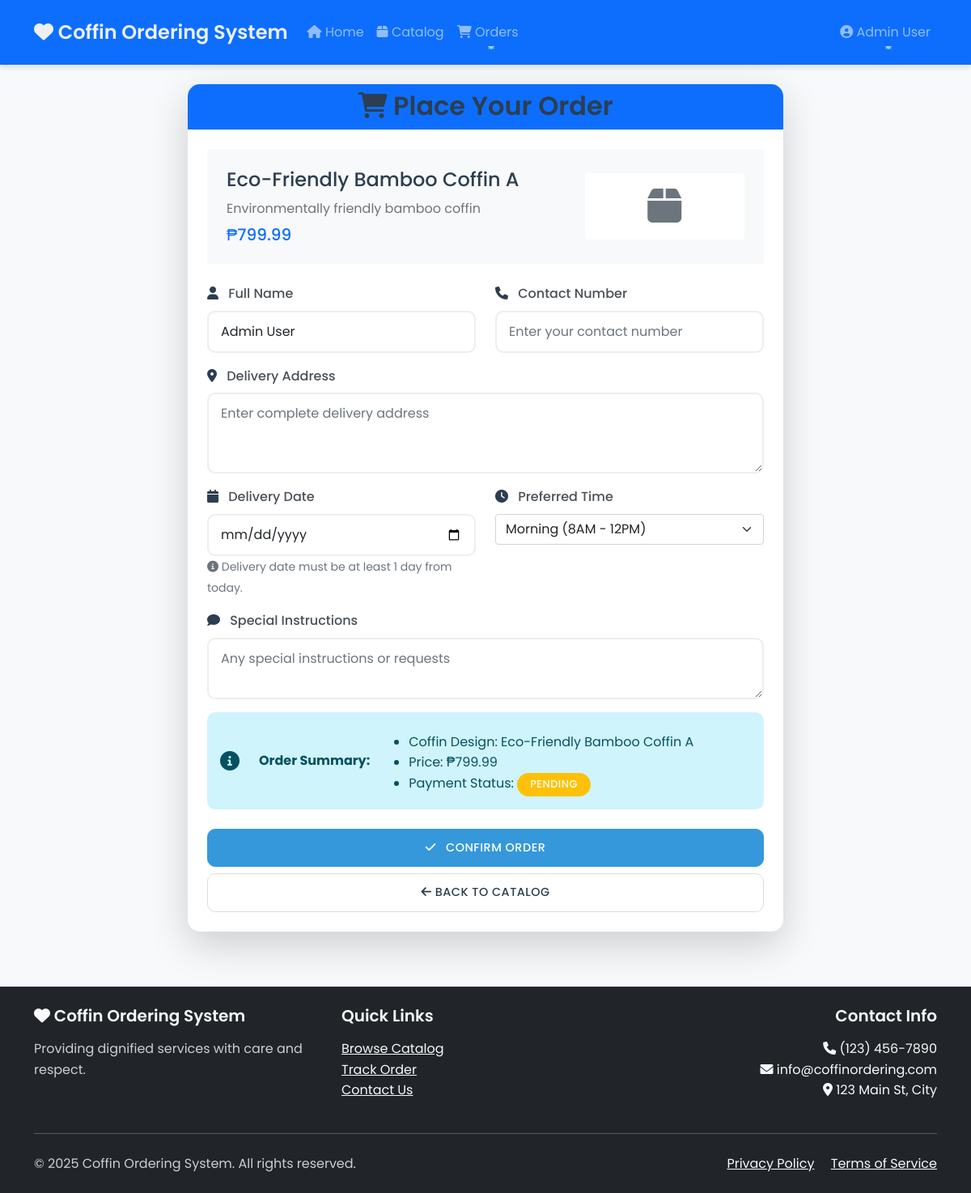
Page /public/order_form.php?id=3 (signed in) on the committed database.
### tables this page shows
CREATE TABLE `coffins` (
  `id` int(11) NOT NULL,
  `name` varchar(100) NOT NULL,
  `description` text DEFAULT NULL,
  `image` varchar(255) DEFAULT NULL,
  `price` decimal(10,2) NOT NULL,
  `image_url` varchar(255) DEFAULT NULL,
  `stock` int(11) NOT NULL DEFAULT 0,
  `created_at` timestamp NOT NULL DEFAULT current_timestamp(),
  `updated_at` timestamp NOT NULL DEFAULT current_timestamp() ON UPDATE current_timestamp(),
  `category` varchar(50) NOT NULL DEFAULT 'wood',
  `stock_quantity` int(11) NOT NULL DEFAULT 0,
  `low_stock_threshold` int(11) NOT NULL DEFAULT 5
);

### public/order_form.php (the view, shortened to what this page needs)
<?php
require_once '../config/db.php';
include '../includes/header.php';
echo '<link rel="stylesheet" href="https://cdn.jsdelivr.net/npm/sweetalert2@11.7.32/dist/sweetalert2.min.css">';
$coffin_id = $_GET['id'] ?? 0;
$stmt = $pdo->prepare("SELECT * FROM coffins WHERE id = ?");
$stmt->execute([$coffin_id]);
$coffin = $stmt->fetch();
?>
<div class="row justify-content-center">
    <div class="col-md-8">
        <div class="card shadow-lg">
            <div class="card-header bg-primary text-white">
                <h2 class="card-title text-center mb-0">
                    <i class="fas fa-shopping-cart"></i> Place Your Order
                </h2>
            </div>
            <div class="card-body p-4">
                <div class="coffin-details mb-4 p-4 bg-light rounded">
                    <div class="row align-items-center">
                        <div class="col-md-8">
                            <h4 class="mb-2"><?= htmlspecialchars($coffin['name']) ?></h4>
                            <p class="text-muted mb-2"><?= htmlspecialchars($coffin['description']) ?></p>
                            <h5 class="text-primary mb-0">₱<?= number_format($coffin['price'], 2) ?></h5>
                        </div>
                        <div class="col-md-4 text-center">
                            <?php if (!empty($coffin['image'])): ?>
                                <img src="<?= htmlspecialchars($coffin['image']) ?>"
                                     class="img-fluid rounded"
                                     alt="<?= htmlspecialchars($coffin['name']) ?>"
                                     style="max-height: 150px; object-fit: contain;">
                            <?php else: ?>
                                <div class="bg-white p-3 rounded">
                                    <i class="fas fa-box fa-3x text-muted"></i>
                                </div>
                            <?php endif; ?>
                        </div>
                    </div>
                </div>
                <form method="POST" class="needs-validation" novalidate>
                    <div class="row">
                        <div class="col-md-6 mb-3">
                            <label class="form-label">
                                <i class="fas fa-user"></i> Full Name
                            </label>
                            <input type="text" name="name" class="form-control" required
                                   value="<?= htmlspecialchars($_SESSION['username'] ?? '') ?>"
                                   placeholder="Enter your full name">
                        </div>
                        <div class="col-md-6 mb-3">
                            <label class="form-label">
                                <i class="fas fa-phone"></i> Contact Number
                            </label>
                            <input type="tel" name="contact_number" class="form-control" required
                                   placeholder="Enter your contact number">
                        </div>
                    </div>
                    <div class="mb-3">
                        <label class="form-label">
                            <i class="fas fa-map-marker-alt"></i> Delivery Address
                        </label>
                        <textarea name="delivery_address" class="form-control" required
                                  rows="3" placeholder="Enter complete delivery address"></textarea>
                    </div>
                    <div class="row">
                        <div class="col-md-6 mb-3">
                            <label class="form-label">
                                <i class="fas fa-calendar"></i> Delivery Date
                            </label>
                            <input type="date" name="delivery_date" class="form-control" required
                                   min="<?= date('Y-m-d', strtotime('+1 day')) ?>"
                                   placeholder="Select delivery date">
                            <small class="form-text text-muted">
                                <i class="fas fa-info-circle"></i> Delivery date must be at least 1 day from today.
                            </small>
                        </div>
                        <div class="col-md-6 mb-3">
                            <label class="form-label">
                                <i class="fas fa-clock"></i> Preferred Time
                            </label>
                            <select name="delivery_time" class="form-select">
                                <option value="morning">Morning (8AM - 12PM)</option>
                            </select>
                        </div>
                    </div>
                    <div class="mb-3">
                        <label class="form-label">
                            <i class="fas fa-comment"></i> Special Instructions
                        </label>
                        <textarea name="special_instructions" class="form-control"
                                  rows="2" placeholder="Any special instructions or requests"></textarea>
                    </div>
                    <div class="mb-4">
                        <div class="alert alert-info">
                            <i class="fas fa-info-circle"></i>
                            <strong>Order Summary:</strong>
                            <ul class="mb-0 mt-2">
                                <li>Coffin Design: <?= htmlspecialchars($coffin['name']) ?></li>
                                <li>Price: ₱<?= number_format($coffin['price'], 2) ?></li>
                                <li>Payment Status: <span class="badge bg-warning">Pending</span></li>
                            </ul>
                        </div>
                    </div>
                    <div class="d-grid gap-2">
                        <button type="submit" class="btn btn-primary btn-lg">
                            <i class="fas fa-check"></i> Confirm Order
                        </button>
                        <a href="coffin_catalog.php" class="btn btn-outline-secondary">
                            <i class="fas fa-arrow-left"></i> Back to Catalog
                        </a>
                    </div>
</form>
            </div>
        </div>
    </div>
</div>
<?php include '../includes/footer.php'; ?>

### public/css/style.css (style rules this page uses)
:root { --primary-color: #2c3e50; --secondary-color: #34495e; --accent-color: #3498db; --success-color: #2ecc71; --warning-color: #f1c40f; --danger-color: #e74c3c; --light-bg: #f8f9fa; --dark-text: #2c3e50; --light-text: #ecf0f1; --card-shadow: 0 4px 6px rgba(0,0,0,0.1); --hover-shadow: 0 6px 12px rgba(0,0,0,0.15); }
body { font-family: 'Poppins', sans-serif; line-height: 1.6; background-color: var(--light-bg); color: var(--dark-text); min-height: 100vh; display: flex; flex-direction: column; }
.card { border: none; border-radius: 15px; box-shadow: var(--card-shadow); transition: all 0.3s ease; overflow: hidden; margin-bottom: 20px; background: white; }
.card-title { color: var(--primary-color); font-weight: 600; margin-bottom: 1rem; }
.card-body { padding: 1.5rem; }
.form-control { border-radius: 10px; border: 2px solid #eee; padding: 12px 15px; transition: all 0.3s ease; font-size: 1rem; }
.form-label { font-weight: 500; margin-bottom: 0.5rem; color: var(--primary-color); }
.btn { border-radius: 10px; padding: 12px 24px; font-weight: 500; transition: all 0.3s ease; text-transform: uppercase; letter-spacing: 0.5px; font-size: 0.9rem; }
.btn-primary { background-color: var(--accent-color); border-color: var(--accent-color); }
.btn-outline-secondary { border-color: #ddd; color: var(--dark-text); }
.badge { padding: 8px 16px; border-radius: 20px; font-weight: 500; text-transform: uppercase; font-size: 0.8rem; letter-spacing: 0.5px; }
.alert { border-radius: 10px; border: none; padding: 1rem 1.5rem; margin-bottom: 1.5rem; display: flex; align-items: center; gap: 1rem; }
.alert i { font-size: 1.5rem; }
.form-label { font-weight: 500; color: #495057; }
.form-label i { margin-right: 0.5rem; color: var(--primary-color); }
.card { transition: transform 0.3s ease, box-shadow 0.3s ease; }
.card-header { border-bottom: 1px solid rgba(0, 0, 0, 0.05); }
.alert { border: none; border-radius: 10px; padding: 1rem; margin-bottom: 1.5rem; }
.alert i { margin-right: 0.5rem; }
.btn-primary { padding: 0.75rem 1.5rem; font-weight: 500; text-transform: uppercase; letter-spacing: 0.5px; }
.btn-primary i { margin-right: 0.5rem; }

### rows in the picture
coffins: name "Eco-Friendly Bamboo Coffin A", description "Environmentally friendly bamboo coffin", price "799.99"

### other values in the picture
$_SESSION['username'] "Admin User"
